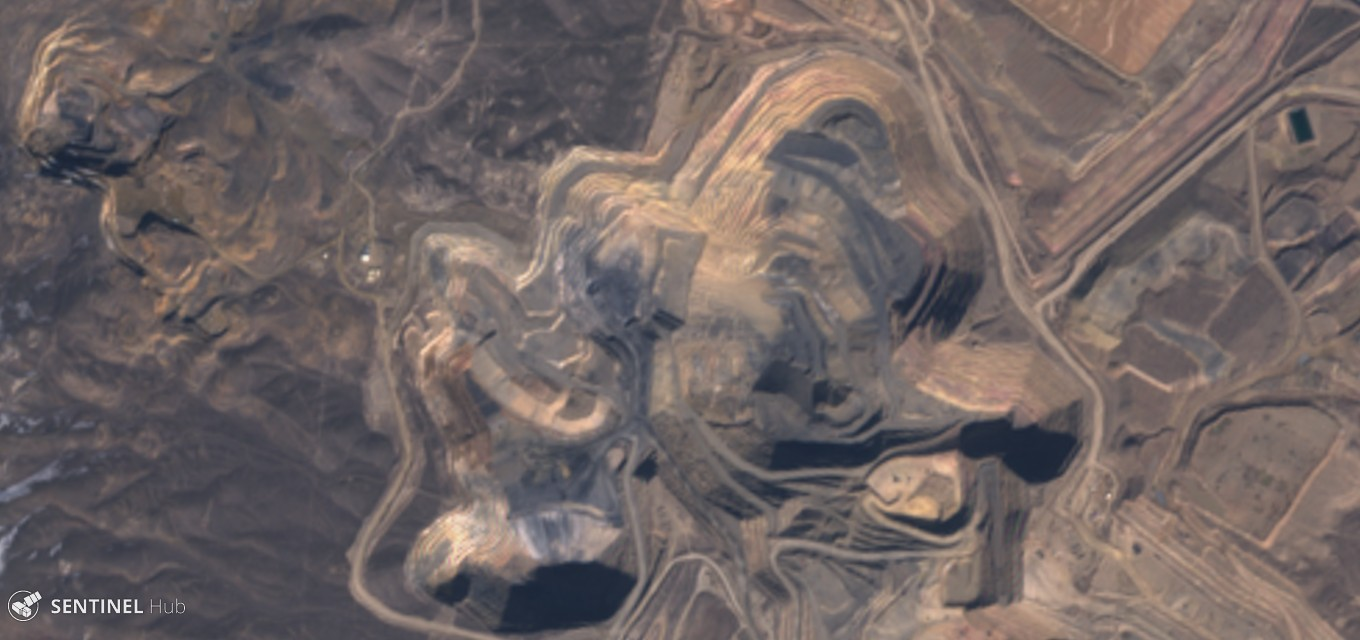
#> input picture astr-git/dataset/raw/mines/Barrick-Cortez-2019-03-07.jpg, 1360 x 640 px; its folder holds 4 pictures in this run
$ python build_dataset.py
#> lines starting #> are read from the running program, lines starting #| are printed output that depends on the picture
### astr-git/utils/images_utils.py
import cv2
import shutil
import requests
from pathlib import Path
import random


random.seed(111)

### Cropping images:
def crop_images(origin_dir,destination_dir):

#> called with origin_dir = '../raw/mines', destination_dir = '../clean/mines'
    path = Path(origin_dir)
    mines = path.glob('*.jpg')

    for image in mines:
        print(image)
        im = cv2.imread(str(image))
#> im is the input picture: shape (640, 1360, 3); mean B, G, R 99.9, 101.2, 112.2
        # print(im)
        img = im[0:580,200:1180].copy()
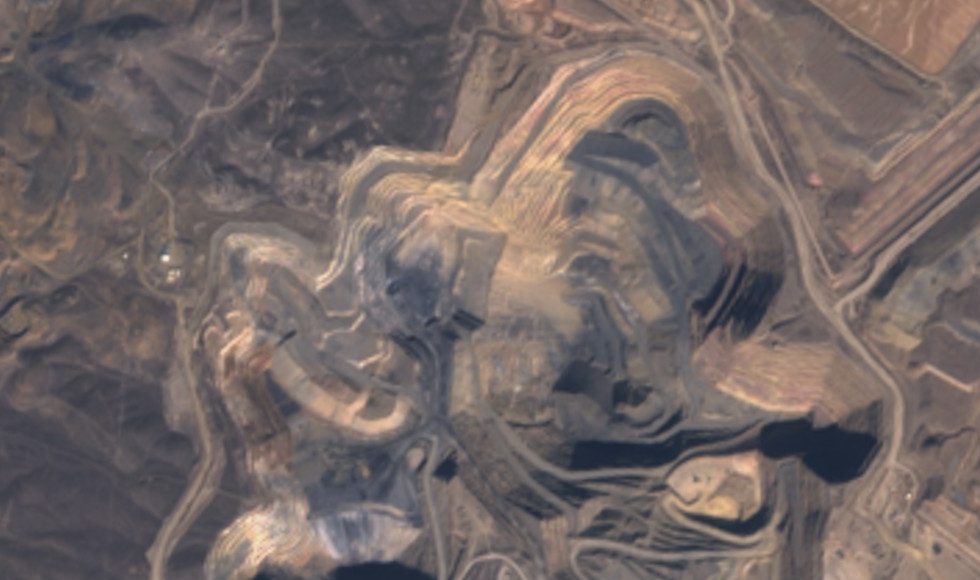
#> img: shape (580, 980, 3); mean B, G, R 102, 104.1, 115.6

        name = str(image).split('/')[-1]
        path_to_image = destination_dir + name

        cv2.imwrite(path_to_image,img)
#> pass 2 of the loop in crop_images, `for image in mines:`:
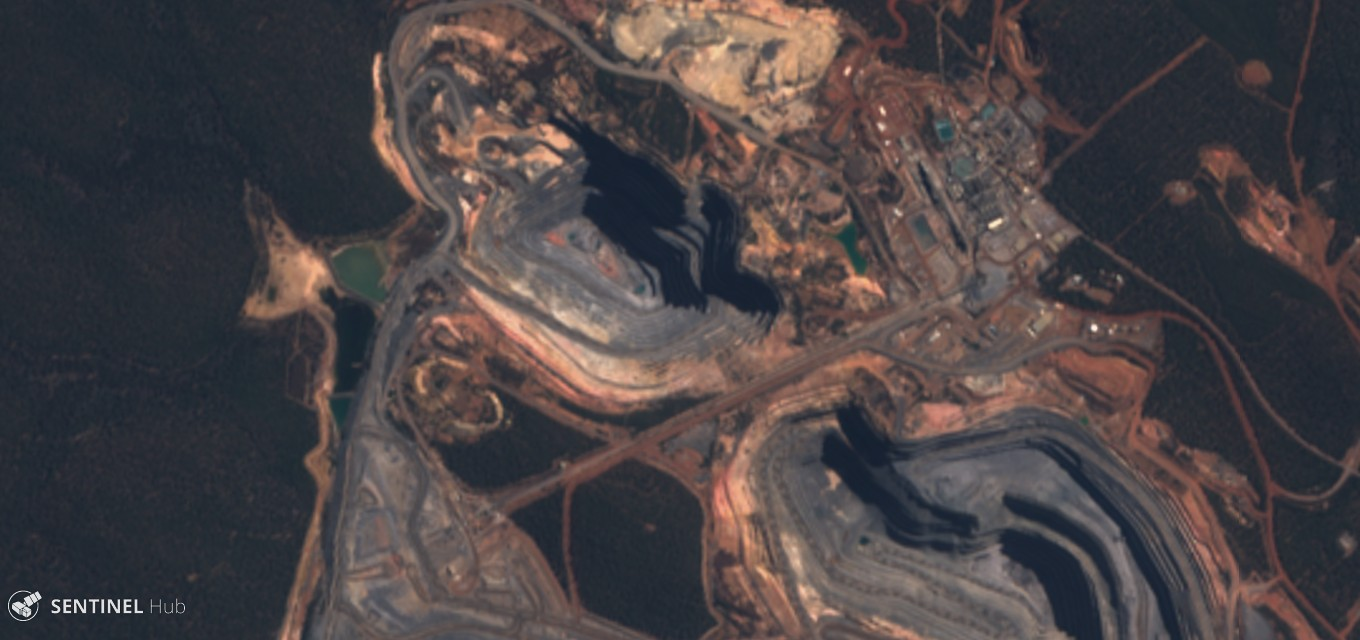
#> input picture astr-git/dataset/raw/mines/Boddington-Aus-2019-03-13.jpg, 1360 x 640 px
#> in crop_images, im is the input picture: shape (640, 1360, 3); mean B, G, R 69.2, 67.1, 73.7
#> in crop_images, `img = im[0:580,200:1180].copy()`:
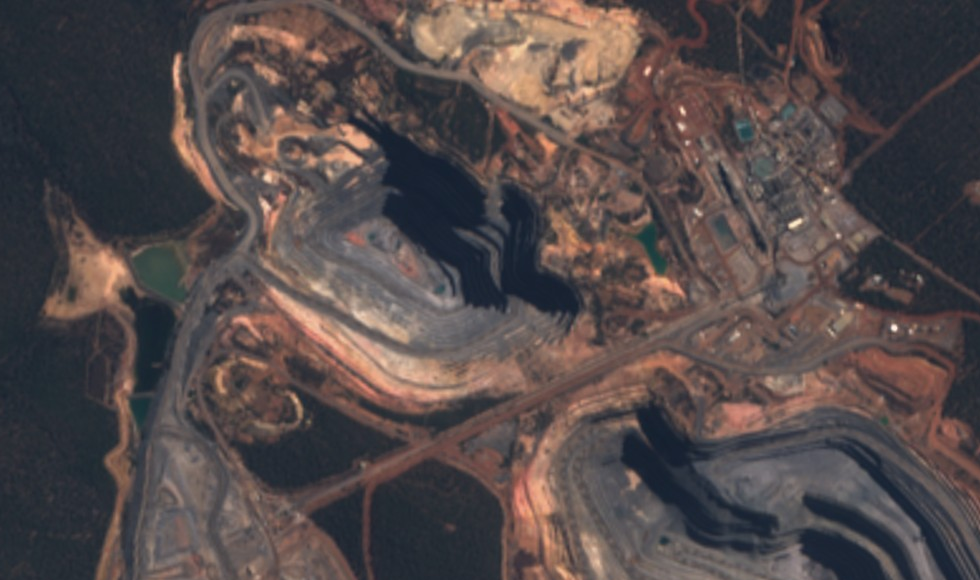
#> img: shape (580, 980, 3); mean B, G, R 74.4, 74.3, 84.2
#> pass 3 of the loop in crop_images, `for image in mines:`:
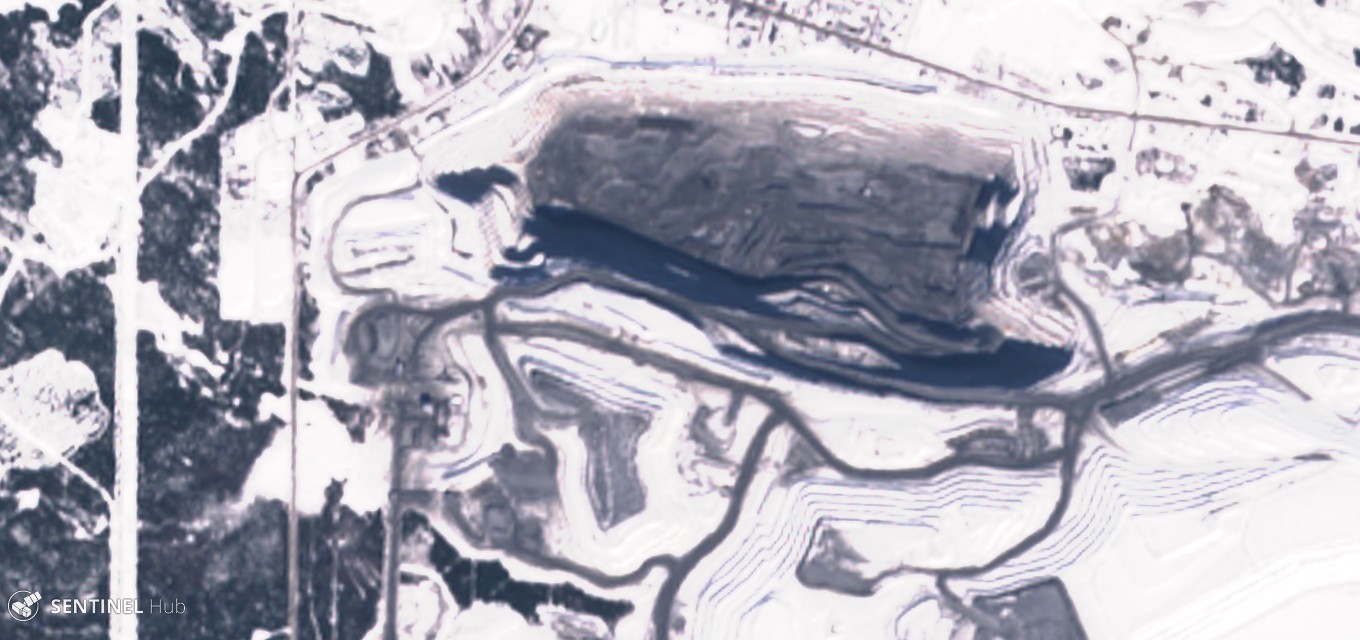
#> input picture astr-git/dataset/raw/mines/Canadian-Malartic-2019-03-23.jpg, 1360 x 640 px
#> in crop_images, im is the input picture: shape (640, 1360, 3); mean B, G, R 187.2, 176.7, 177.4
#> in crop_images, `img = im[0:580,200:1180].copy()`:
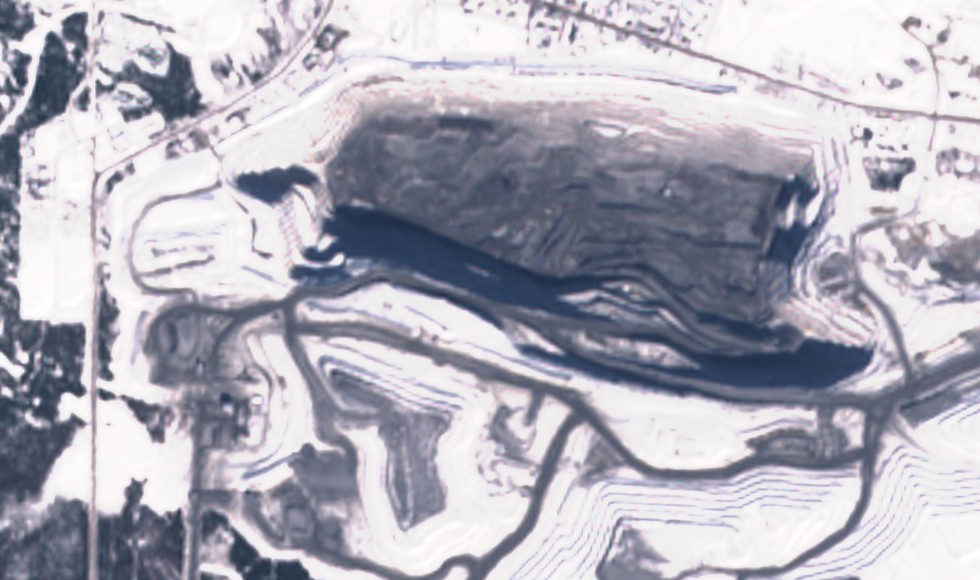
#> img: shape (580, 980, 3); mean B, G, R 186.1, 174.9, 176
#> the loop made 4 passes; the first 3 are shown


# crop_images(directory,destination)


# [18 lines left out: functions create_new_coordinates, create_tiles, not called in this run]


BASE_URL ='''https://services.sentinel-hub.com/ogc/wms/b7b5e3ef-5a40-4e2a-9fd3-75ca2b81cb32?SERVICE=WMS&amp&REQUEST=GetMap&amp&MAXCC=20&amp&LAYERS=1-NATURAL-COLOR&amp&EVALSOURCE=S2&amp&WIDTH=1281&amp&HEIGHT=989&amp&FORMAT=image/jpeg&amp&NICENAME=Sentinel-2+image+on+2019-04-29.jpg&amp&TIME=2018-10-01/2019-04-29&amp&BBOX='''

# [14 lines left out: function fetch_images, not called in this run]


def fetch_accross_states(list_of_states, output_dir):
    for coordinates  in range(len(list_of_states)):
        fetch_images(list_of_states[coordinates], output_dir)

### astr-git/utils/utils_hdf5.py
import h5py as h5
import cv2
import numpy as np
from pathlib import Path
from PIL import Image


def keys(f):
    return [key for key in f.keys()]

# [21 lines left out: function load_dataset, not called in this run]

def create_dataset(keys_input,values_path, h5_name):
    '''Create an Hdf5 file from a dictionary of images'''
#> called with keys_input = '../clean/mines', values_path = '../clean/not_mines', h5_name = 'dataset.hdf5'
    key_path_pairs = {}
    for i in range(len(keys_input)):
        key_path_pairs[keys_input[i]] = values_path[i]

    for key, value in key_path_pairs.items():
        h5_key = key
        path = Path(value)

        images = path.glob('*.jpg')
        f = h5.File(h5_name,'a')

#> (the run stopped early here; a loop or call above may not have finished)
